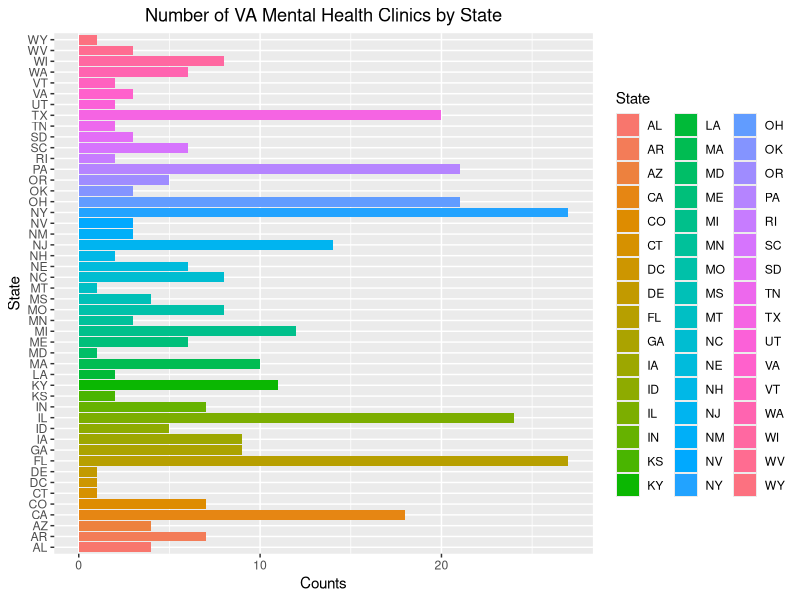
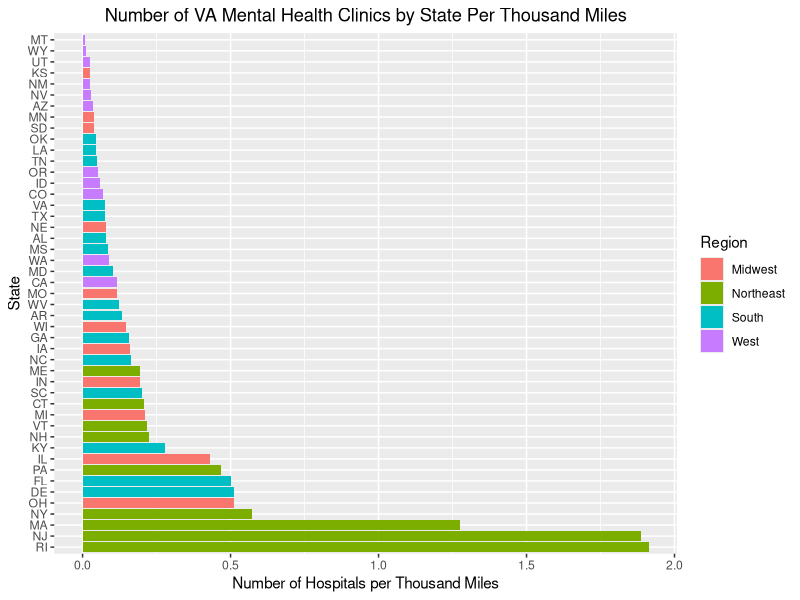

The R script that drew these images, in order:
#Load Libraries
library("dplyr")
library("ggplot2")
#Load Data - Part A
data<- read.csv("N-MHSS-2015-DS0001-data-excel.csv")
#Create list of state abbrivations - Part B
ULST <- unique(data)
#Filter Data to Veterens Affairs
VAdata <- subset(data,FACILITYTYPE==6)
#Remove Non-mainland states - Part C
VAdata <- subset(VAdata, LST !="GU")
VAdata <- subset(VAdata, LST !="AS")
VAdata <- subset(VAdata, LST !="VI")
VAdata <- subset(VAdata, LST !="PR")
VAdata <- subset(VAdata, LST !="HI")
VAdata <- subset(VAdata, LST !="AK")
#Create Frequency Table - Part C
dataf <- VAdata %>% group_by(LST) %>% summarise(Freq=n())
#create barplot - Part D
dataN=c('State','Counts')
colnames(dataf) <- dataN
g<-ggplot(dataf, aes(State, Counts))
g+geom_bar(stat = "identity", aes(fill=State))+xlab("State") + 
  ylab("Counts")+ggtitle("Number of VA Mental Health Clinics by State")+coord_flip()+
  theme(plot.title = element_text(hjust = 0.5))


####Problem 2
#Load Data - Part A
statesize <- read.csv("statesize.csv")
#Rename for merging
names(statesize)[names(statesize) == 'Abbrev'] <- 'State'
# paste() - Part A
paste(VAdata$LST)
#Merge - Part B
dataf2 <- merge(dataf,statesize,by="State")
#Create New variable - Part C
dataf2['FSM'] <- (dataf2$Counts)/ (dataf2$SqMiles/1000)
#create barplot - Part D
g2<-ggplot(dataf2, aes(State, FSM, Region))
g2+geom_bar(stat = "identity", aes( x= reorder(State, -FSM), fill=Region))+xlab("State") + 
  ylab("Number of Hospitals per Thousand Miles")+ggtitle("Number of VA Mental Health Clinics by State Per Thousand Miles")+coord_flip()+
  theme(plot.title = element_text(hjust = 0.5))

